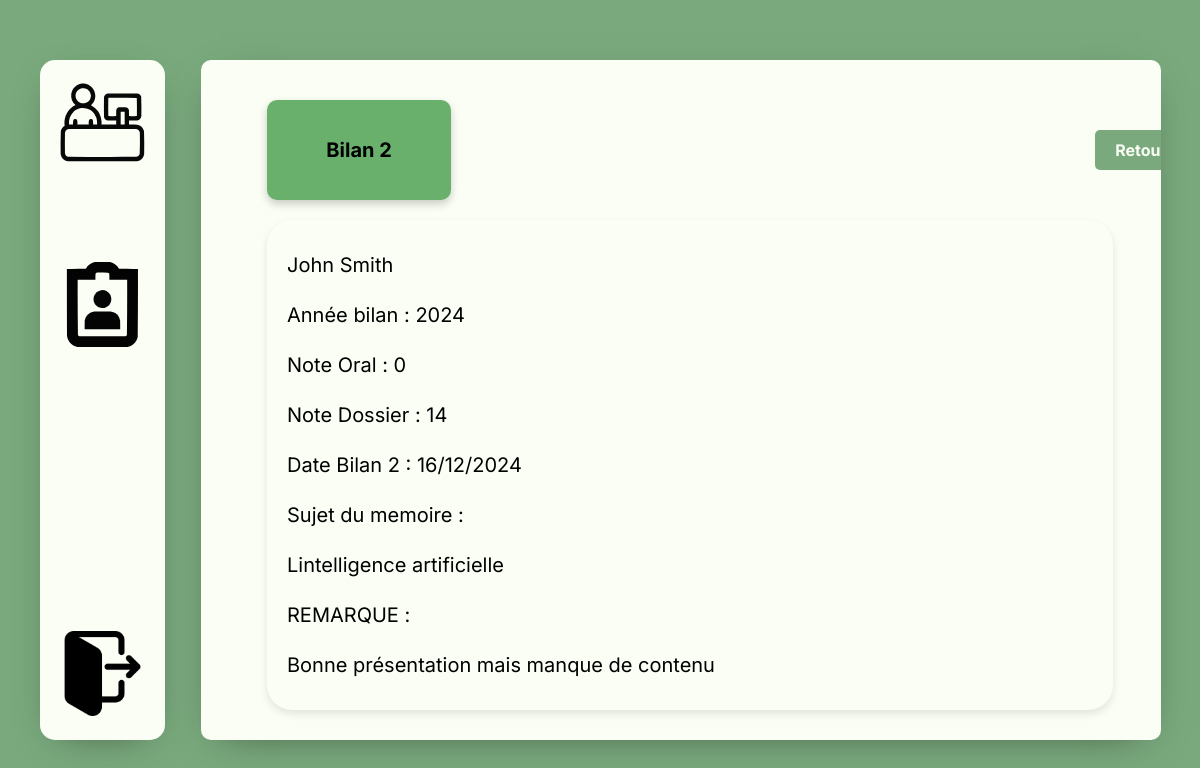
The page /MVC/Controller/EtudiantController.php?action=detailBilan2&id=7 (signed in) on the database as committed earlier.
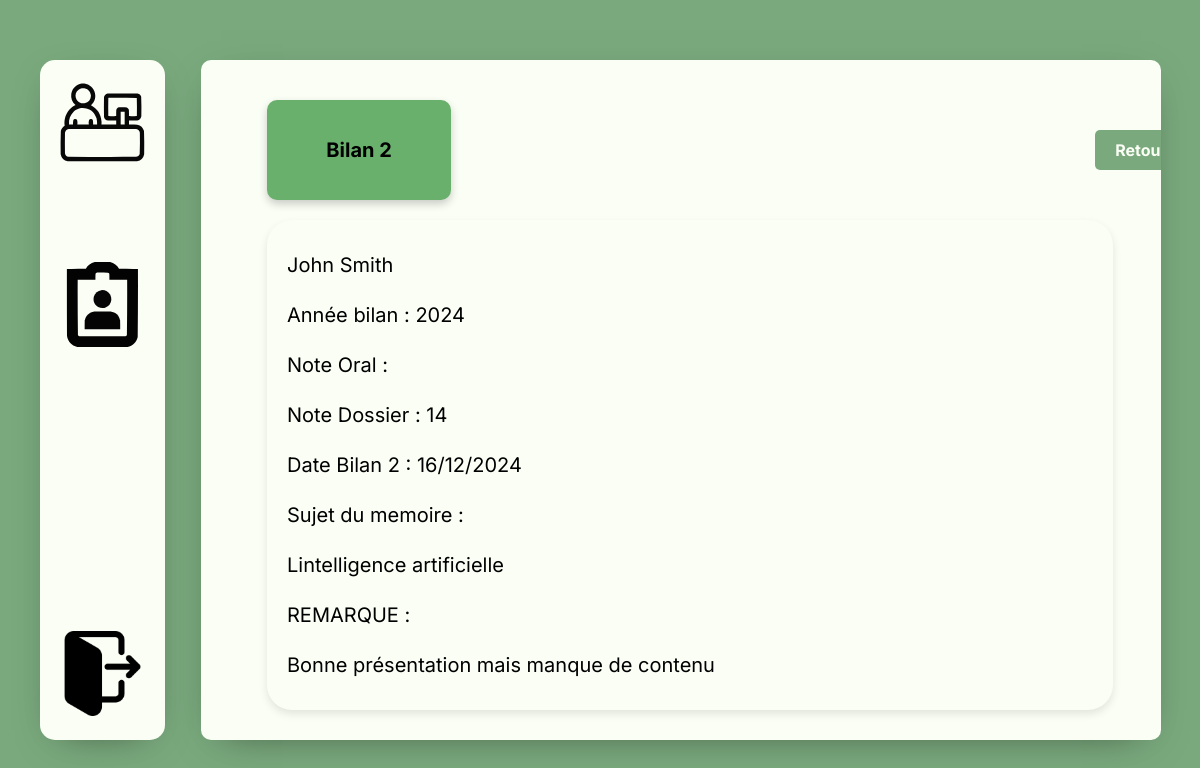
The same page on the database as committed later.
### tables this page shows
CREATE TABLE Bilan2 (
    bil2_id INT AUTO_INCREMENT,
    bil2_date DATE,
    bil2_note_dossier FLOAT,
    bil2_note_oral FLOAT,
    bil2_remarques VARCHAR(1000),
    bil2_sujet_memoire VARCHAR(1000),
    etu_id INT NOT NULL,
    FOREIGN KEY (etu_id) REFERENCES Etudiant(etu_id),
    CONSTRAINT bilan2_pk PRIMARY KEY(bil2_id)
);

### MVC/DAO/DAO.php (called while the page is built, shortened)
<?php
abstract class DAO {
public function __construct(PDO $connect) {
$this->bdd = $connect;
}
}
?>

### MVC/DAO/Bilan2DAO.php (called while the page is built, shortened)
<?php
require_once 'EtduiantDAO.php';
require_once 'DAO.php';
class Bilan2DAO extends DAO
{
    public function find(int $id): object
    {
        $result = null;
        $query = "SELECT * FROM Bilan2 WHERE bil2_id = :bil2_id";
        $stmt = $this->bdd->prepare($query);
        $r = $stmt->execute([
            "bil2_id" => $id
        ]);
        if ($r !== false) {
            $row = ($tmp = $stmt->fetch(PDO::FETCH_ASSOC)) ? $tmp : null;
            if (!is_null($row)) {
                $etudiant = null;
                if (isset($row['etu_id'])) {
                    $etudiantmodel = new EtduiantDAO($this->bdd);
                    $etudiant = $etudiantmodel->find($row['etu_id']);
                }
                    $date = $row['bil2_date'] != null ? new DateTime($row['bil2_date']) : null;
                    $result = new Bilan2($row['bil2_sujet_memoire'],$date, $row['bil2_id'], $row['bil2_remarques'], $row['bil2_note_dossier'], $row['bil2_note_oral'], $etudiant);
            }
        }
        return $result;
    }
}

### MVC/DAO/EtduiantDAO.php (called while the page is built, shortened)
<?php
require_once 'DAO.php';
class EtduiantDAO extends DAO
{
    public function find(int $id): object
    {
        $bil1DAO = new Bilan1DAO($this->bdd);
        $bil2DAO = new Bilan2DAO($this->bdd);
        $result = null;
        $query = "SELECT * FROM Etudiant WHERE etu_id = :etu_id";
        $stmt = $this->bdd->prepare($query);
        $r = $stmt->execute([
            "etu_id" => $id
        ]);
        if ($r !== false) {
            $row = ($tmp = $stmt->fetch(PDO::FETCH_ASSOC)) ? $tmp : null;
            if (!is_null($row)) {
                $tuteur = null;
                if (isset($row['tut_id'])) {
                    $tuteurModel = new TuteurDAO($this->bdd);
                    $tuteur = $tuteurModel->find($row['tut_id']);
                }else{
                    $tuteur = null;
                }
                $entreprise = null;
                if (isset($row['ent_id'])) {
                    $entrepriseModel = new EntrepriseDAO($this->bdd);
                    $entreprise = $entrepriseModel->find($row['ent_id']);
                }
                else{
                    $entreprise = null;
                }
                $specialite = null;
                if (isset($row['spe_id'])) {
                    $specialiteModel = new SpecialiteDAO($this->bdd);
                    $specialite = $specialiteModel->find($row['spe_id']);
                }
                else{
                    $specialite = null;
                }
                $classe = null;
                if (isset($row['classe_id'])) {
                    $classeModel = new ClasseDAO($this->bdd);
                    $classe = $classeModel->find($row['classe_id']);
                }
                else{
                    $classe = null;
                }
                $maitreappre = null;
                if (isset($row['maitre_appr_id'])) {
                    $maitreappreModel = new MaitreApprentissageDAO($this->bdd);
                    $maitreappre = $maitreappreModel->find($row['maitre_appr_id']);
                }
                else{
                    $maitreappre = null;
                }
                $res = new Etudiant($tuteur,$specialite,$classe,$maitreappre,$entreprise,$row['etu_id'],$row['etu_nom'],$row['etu_pre'],$row['etu_email'],$row['etu_mdp'],$row['etu_tel'],$row['etu_adr'],$row['etu_ville'],$row['etu_cp']);
                $bil1 = $bil1DAO->getallBilan1ByEleve($res);
                $res->setMesBilan1($bil1);
                $bil2 = $bil2DAO->getallBilan2ByEleve($res);
                $res->setMesBilan2($bil2);
                $result = $res;
            }
        }
        return $result;
    }
}

### MVC/DAO/TuteurDAO.php (called while the page is built, shortened)
<?php
require_once 'DAO.php';
class TuteurDAO extends DAO {
    public function find(int $id): object
    {
        $result = null;
        $query = "SELECT * FROM Tuteur WHERE tut_id = :tut_id";
        $stmt = $this->bdd->prepare($query);
        $r = $stmt->execute([
            "tut_id" => $id
        ]);
        if ($r !== false) {
            $row = ($tmp = $stmt->fetch(PDO::FETCH_ASSOC)) ? $tmp : null;
            if (!is_null($row)) {
                $result = new Tuteur($row['tut_tel'],$row['tut_nb_etu_actu'], $row['tut_id'], $row['tut_nom'],$row['tut_pre'],$row['tut_email'],$row['tut_mdp']);
            }
        }
        return $result;
    }
}

### MVC/DAO/EntrepriseDAO.php (called while the page is built, shortened)
<?php
require_once 'DAO.php';
class EntrepriseDAO extends DAO
{
    public function find(int $id): object
    {
        $result = null;
        $query = "SELECT * FROM Entreprise WHERE ent_id = :ent_id";
        $stmt = $this->bdd->prepare($query);
        $r = $stmt->execute([
            "ent_id" => $id
        ]);
        if ($r !== false) {
            $row = ($tmp = $stmt->fetch(PDO::FETCH_ASSOC)) ? $tmp : null;
            if (!is_null($row)) {
                $result = new Entreprise($row['ent_id'],$row['ent_nom'], $row['ent_adr'], $row['ent_cp'], $row['ent_ville']);
            }
        }
        return $result;
    }
}

### MVC/DAO/SpecialiteDAO.php (called while the page is built, shortened)
<?php
require_once 'DAO.php';
class SpecialiteDAO extends DAO
{
    public function find(int $id): object
    {
        $result = null;
        $query = "SELECT * FROM Specialite WHERE spe_id = :spe_id";
        $stmt = $this->bdd->prepare($query);
        $r = $stmt->execute([
            "spe_id" => $id
        ]);
        if ($r !== false) {
            $row = ($tmp = $stmt->fetch(PDO::FETCH_ASSOC)) ? $tmp : null;
            if (!is_null($row)) {
                $result = new Specialite($row['spe_id'],$row['spe_nom']);
            }
        }
        return $result;
    }
}

### MVC/DAO/ClasseDAO.php (called while the page is built, shortened)
<?php
require_once 'DAO.php';
class ClasseDAO extends DAO
{
    public function find(int $id): object
    {
        $result = null;
        $query = "SELECT * FROM Classe WHERE classe_id = :classe_id";
        $stmt = $this->bdd->prepare($query);
        $r = $stmt->execute([
            "classe_id" => $id
        ]);
        if ($r !== false) {
            $row = ($tmp = $stmt->fetch(PDO::FETCH_ASSOC)) ? $tmp : null;
            if (!is_null($row)) {
                $result = new Classe($row['classe_id'], $row['classe_nom']);
            }
        }
        return $result;
    }
}

### MVC/Views/PageBilan2.php (the view, shortened to what the changed rows need)
<!DOCTYPE html>
<html lang="fr">
<head>
    <link rel="stylesheet" href="../Style/Style.css">
    <link rel="stylesheet" href="../Style/reset.css">
</head>
<body>
<div class="MainContainer">
    <div class="BilanPageConsultation">
        <div class="BilanConsultation">
            <?php if (!empty($bilan2)) : ?>
                <div class="PannelBilan">
                    Bilan 2
                </div>
            <?php if ($_SESSION['role'] == "administrateur") : ?>
            <button class="boutonBack"><a
                        href="./AdministrateurController.php?action=bilanetud&id=<?php echo($bilan2->getMonEtu()->getIduti()) ?>"">Retour</a>
            </button>
            <?php elseif ($_SESSION['role'] == "etudiant") : ?>
            <button class="boutonBack"><a
                        href="./EtudiantController.php?action=bilan&id=<?php echo($bilan2->getMonEtu()->getIduti()) ?>"">Retour</a>
            </button>
            <?php elseif ($_SESSION['role'] == "tuteur") : ?>
            <button class="boutonBack"><a
                        href="./TuteurController.php?action=bilanetud&id=<?php echo($bilan2->getMonEtu()->getIduti()) ?>"">Retour</a>
            </button>
            <?php endif; ?>
            <?php endif; ?>
        </div>
        <div class="contentBilan2">
            <?php echo($bilan2->getMonEtu()->getPrenomUti()) . " " . ($bilan2->getMonEtu()->getNomUti()) ?><br>
            <?php echo"Année bilan : " . ($bilan2->getDatBil2()->format('Y')) ?><br>
            <?php echo "Note Oral : " . ($bilan2->getNotDosBil()) ?><br>
            <?php echo "Note Dossier : " . ($bilan2->getNotOraBil()) ?><br>
            <?php echo "Date Bilan 2 : " . ($bilan2->getDatBil2()->format('d/m/Y')) ?><br>
            <?php echo("Sujet du memoire :<br>");
                    if (($bilan2->getSujBil())!= null){
                        echo ($bilan2->getSujBil());
                    }else{
                        echo ("L'etudiant n'a pas encore de sujet de memoire");
                    }
             ?>
            <p>REMARQUE :</p>
            <?php  echo($bilan2->getRemBil()) ?>
        </div>
    </div>
</div>
</body>
</html>

Rows that differ between the two databases and show on the page:
changed bilan2 "Lintelligence artificielle": bil2_note_dossier "0" → (not shown)
